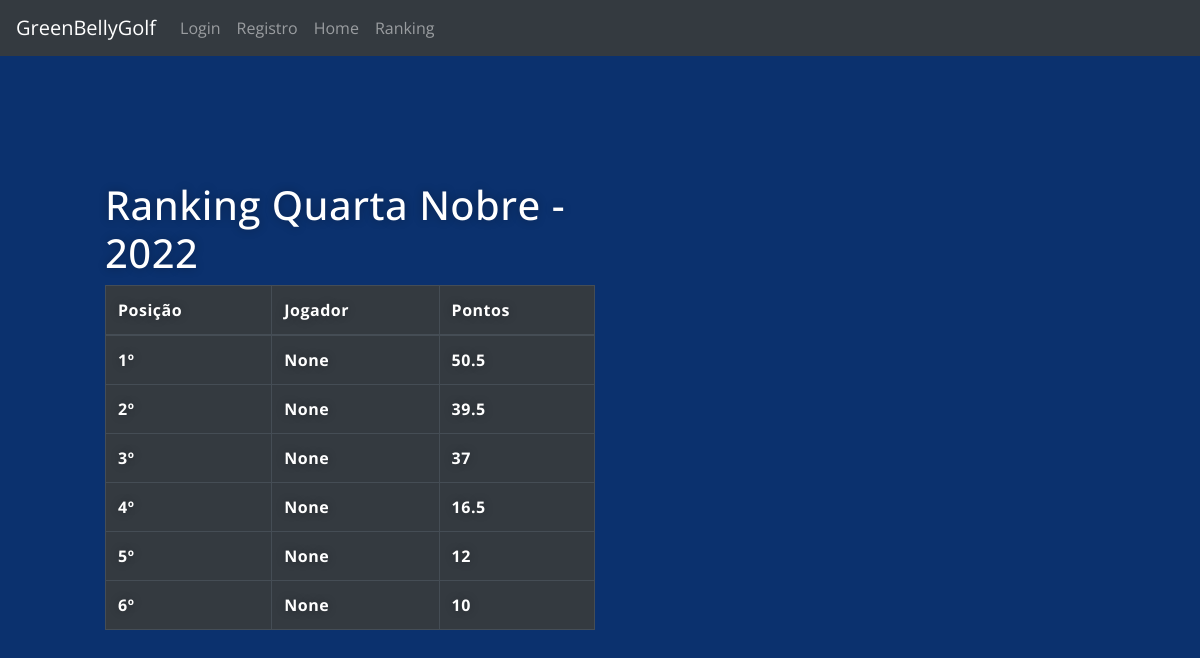
/torneio/apuracao/ranking, run on the app's committed database.
### main.py (models this page shows)
class Ranking(db.Model):
    id = db.Column(db.Integer, primary_key=True)
    clube_id = db.Column(db.Integer)
    name = db.Column(db.String(100))
    player_id = db.Column(db.String(100))
    ranking_id = db.Column(db.String(100))
    pontos = db.Column(db.Integer)
    torneio_id = db.Column(db.String(1000))

### main.py (the view)
@ app.route('/torneio/apuracao/ranking')
def view_ranking():
    rows = Ranking.query.filter(
        Ranking.pontos > 0).order_by(Ranking.pontos.desc()).all()
    p = Player.query.all()
    return render_template('ranking.html', rows=rows, p=p)

### templates/ranking.html (shortened to what this page needs)
{% extends "base.html" %}
{% block content %}
<div class="box_left">
    <div class="jog_cad">
        <h1 style="padding-top:50px">Ranking Quarta Nobre - 2022</h1>
        <table class="table table-dark table-bordered ">
            <thead class="thead-dark">
                <tr>
                    <th scope="col">Posição</th>
                    <th scope="col">Jogador</th>
                    <th scope="col">Pontos</th>
                </tr>
            </thead>
            <tbody>
                {% for row in rows %}
                <tr>
                    <th scope="row">{{loop.index}}º</th>
                    <th scope="row">{{row.name}}
                    </th>
                    <th scope="row">{{row.pontos}}</th>
                    {% endfor %}
            </tbody>
    </div>
</div>
{% endblock %}

### static/css/styles.css (style rules this page uses)
* { -webkit-box-sizing: border-box; -moz-box-sizing: border-box; -ms-box-sizing: border-box; -o-box-sizing: border-box; box-sizing: border-box; }
html { height: 100%; margin: auto; }
body { margin: auto; height: 100%; font-family: 'Open Sans', sans-serif; background: #0b316e; }
.box_left { position: relative; top: 5%; left: 5%; margin: 10px 0 0 10px; width: 500px; height: 300px; color: #fff; text-shadow: 0 0 10px rgba(0, 0, 0, 0.3); letter-spacing: 0.5px; text-align: center; }
.jog_cad { position: relative; left: 5%; margin: 35px 0 0 10px; width: fit-content; height: 300px; color: #fff; text-shadow: 0 0 10px rgba(0, 0, 0, 0.3); letter-spacing: 0.5px; text-align: left; }

### data on the page
Ranking: name "None", pontos "50.5"
Ranking: name "None", pontos "39.5"
Ranking: name "None", pontos "37"
Ranking: name "None", pontos "16.5"
Ranking: name "None", pontos "12"
Ranking: name "None", pontos "10"
